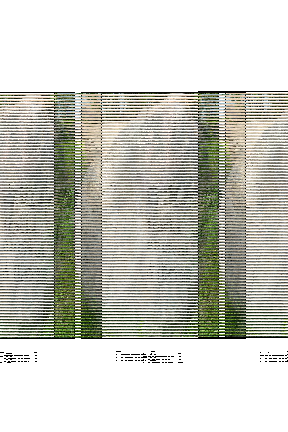
#> input picture test.png, 288 x 432 px; its folder holds only this picture in this run
$ python -i resize_images.py   (imports and definitions only)
#> lines starting #> are read from the running program, lines starting #| are printed output that depends on the picture
from sklearn.model_selection import train_test_split

import os
import pandas as pd
from tqdm import tqdm
from glob import glob
from PIL import Image
import multiprocessing as mp

def resize_image_square(image_path, size=299):
#> called with image_path = 'test.png', size = 299
    try:
        pil_image = Image.open(image_path)
#> pil_image is the input picture: PIL image 288x432 RGB; mean R, G, B 197.9, 198.5, 190.2
        width, height = pil_image.size   # Get dimensions
#> width = 288; height = 432
        if width != height:
            min_size = min(width, height)
#> min_size = 288

            left = (width - min_size)/2
#> left = 0
            top = (height - min_size)/2
#> top = 72
            right = (width + min_size)/2
#> right = 288
            bottom = (height + min_size)/2
#> bottom = 360

            cropped = pil_image.crop((left, top, right, bottom))
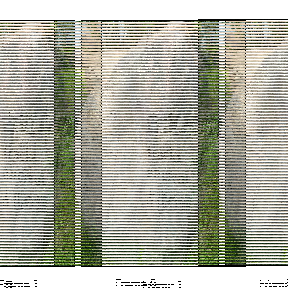
#> cropped: PIL image 288x288 RGB; mean R, G, B 169.7, 170.5, 158.2
            resized = cropped.resize((size,size))
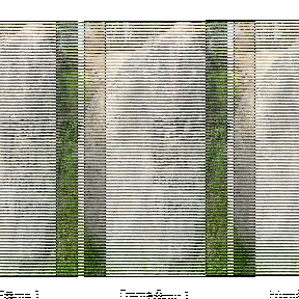
#> resized: PIL image 299x299 RGB; mean R, G, B 169.4, 170.3, 158
        else:
            resized = pil_image.resize((size,size))

        return image_path, resized
    except:
        with open("error_images.txt", "a") as w:
            w.write(image_path + "\n")
        return image_path, None

# [35 lines not run here, left out]

>>> result = resize_image_square('test.png')
